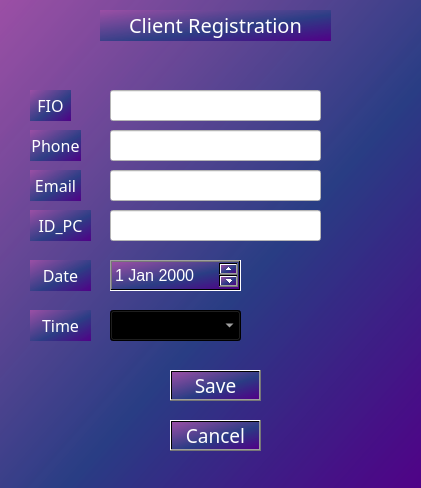
<?xml version="1.0" encoding="UTF-8"?>
<ui version="4.0">
 <class>Registerclien</class>
 <widget class="QWidget" name="Registerclien">
  <property name="geometry">
   <rect>
    <x>0</x>
    <y>0</y>
    <width>421</width>
    <height>488</height>
   </rect>
  </property>
  <property name="minimumSize">
   <size>
    <width>421</width>
    <height>488</height>
   </size>
  </property>
  <property name="maximumSize">
   <size>
    <width>421</width>
    <height>488</height>
   </size>
  </property>
  <property name="font">
   <font>
    <pointsize>12</pointsize>
   </font>
  </property>
  <property name="windowTitle">
   <string>Registerclient</string>
  </property>
  <property name="styleSheet">
   <string notr="true">background-color: qlineargradient(spread:pad, x1:1, y1:1, x2:0, y2:0, stop:0 rgba(81, 0, 135, 255), stop:0.427447 rgba(41, 61, 132, 235), stop:1 rgba(155, 79, 165, 255));</string>
  </property>
  <widget class="QLabel" name="label">
   <property name="geometry">
    <rect>
     <x>30</x>
     <y>90</y>
     <width>41</width>
     <height>31</height>
    </rect>
   </property>
   <property name="font">
    <font>
     <family>Rockwell</family>
     <pointsize>12</pointsize>
    </font>
   </property>
   <property name="text">
    <string>&lt;html&gt;&lt;head/&gt;&lt;body&gt;&lt;p align=&quot;center&quot;&gt;&lt;span style=&quot; color:#ffffff;&quot;&gt;FIO&lt;/span&gt;&lt;/p&gt;&lt;/body&gt;&lt;/html&gt;</string>
   </property>
  </widget>
  <widget class="QLabel" name="label_2">
   <property name="geometry">
    <rect>
     <x>30</x>
     <y>130</y>
     <width>51</width>
     <height>31</height>
    </rect>
   </property>
   <property name="font">
    <font>
     <family>Rockwell</family>
     <pointsize>12</pointsize>
    </font>
   </property>
   <property name="text">
    <string>&lt;html&gt;&lt;head/&gt;&lt;body&gt;&lt;p align=&quot;center&quot;&gt;&lt;span style=&quot; color:#ffffff;&quot;&gt;Phone&lt;/span&gt;&lt;/p&gt;&lt;/body&gt;&lt;/html&gt;</string>
   </property>
  </widget>
  <widget class="QLabel" name="label_3">
   <property name="geometry">
    <rect>
     <x>30</x>
     <y>170</y>
     <width>51</width>
     <height>31</height>
    </rect>
   </property>
   <property name="font">
    <font>
     <family>Rockwell</family>
     <pointsize>12</pointsize>
    </font>
   </property>
   <property name="text">
    <string>&lt;html&gt;&lt;head/&gt;&lt;body&gt;&lt;p align=&quot;center&quot;&gt;&lt;span style=&quot; color:#ffffff;&quot;&gt;Email&lt;/span&gt;&lt;/p&gt;&lt;/body&gt;&lt;/html&gt;</string>
   </property>
  </widget>
  <widget class="QLabel" name="label_6">
   <property name="geometry">
    <rect>
     <x>100</x>
     <y>10</y>
     <width>231</width>
     <height>31</height>
    </rect>
   </property>
   <property name="font">
    <font>
     <family>Rockwell</family>
     <pointsize>15</pointsize>
    </font>
   </property>
   <property name="styleSheet">
    <string notr="true"/>
   </property>
   <property name="text">
    <string>&lt;html&gt;&lt;head/&gt;&lt;body&gt;&lt;p align=&quot;center&quot;&gt;&lt;span style=&quot; color:#ffffff;&quot;&gt;Client Registration&lt;/span&gt;&lt;/p&gt;&lt;/body&gt;&lt;/html&gt;</string>
   </property>
  </widget>
  <widget class="QPushButton" name="pushButton">
   <property name="geometry">
    <rect>
     <x>170</x>
     <y>370</y>
     <width>91</width>
     <height>31</height>
    </rect>
   </property>
   <property name="font">
    <font>
     <family>Rockwell</family>
     <pointsize>14</pointsize>
    </font>
   </property>
   <property name="styleSheet">
    <string notr="true">color: rgb(255, 255, 255);
</string>
   </property>
   <property name="text">
    <string>Save</string>
   </property>
  </widget>
  <widget class="QPushButton" name="pushButton_2">
   <property name="geometry">
    <rect>
     <x>170</x>
     <y>420</y>
     <width>91</width>
     <height>31</height>
    </rect>
   </property>
   <property name="font">
    <font>
     <family>Rockwell</family>
     <pointsize>14</pointsize>
    </font>
   </property>
   <property name="styleSheet">
    <string notr="true">color: rgb(255, 255, 255);</string>
   </property>
   <property name="text">
    <string>Cancel</string>
   </property>
  </widget>
  <widget class="QLabel" name="label_7">
   <property name="geometry">
    <rect>
     <x>0</x>
     <y>0</y>
     <width>431</width>
     <height>491</height>
    </rect>
   </property>
   <property name="styleSheet">
    <string notr="true">background-image: url(:/pictures/картинки/df26c3111893819.600a2261192bf.png);
border-image: url(:/pictures/картинки/df26c3111893819.600a2261192bf.png);</string>
   </property>
   <property name="text">
    <string/>
   </property>
   <property name="pixmap">
    <pixmap>df26c3111893819.600a2261192bf.png</pixmap>
   </property>
   <property name="scaledContents">
    <bool>true</bool>
   </property>
  </widget>
  <widget class="QLineEdit" name="lineEdit_3">
   <property name="geometry">
    <rect>
     <x>110</x>
     <y>90</y>
     <width>211</width>
     <height>31</height>
    </rect>
   </property>
   <property name="font">
    <font>
     <pointsize>12</pointsize>
    </font>
   </property>
   <property name="styleSheet">
    <string notr="true">background-color: rgb(255, 255, 255);</string>
   </property>
   <property name="text">
    <string/>
   </property>
  </widget>
  <widget class="QLineEdit" name="lineEdit_4">
   <property name="geometry">
    <rect>
     <x>110</x>
     <y>130</y>
     <width>211</width>
     <height>31</height>
    </rect>
   </property>
   <property name="font">
    <font>
     <pointsize>12</pointsize>
    </font>
   </property>
   <property name="styleSheet">
    <string notr="true">background-color: rgb(255, 255, 255);</string>
   </property>
   <property name="text">
    <string/>
   </property>
  </widget>
  <widget class="QLineEdit" name="lineEdit_5">
   <property name="geometry">
    <rect>
     <x>110</x>
     <y>170</y>
     <width>211</width>
     <height>31</height>
    </rect>
   </property>
   <property name="font">
    <font>
     <pointsize>12</pointsize>
    </font>
   </property>
   <property name="styleSheet">
    <string notr="true">background-color: rgb(255, 255, 255);</string>
   </property>
   <property name="text">
    <string/>
   </property>
  </widget>
  <widget class="QLineEdit" name="lineEdit_6">
   <property name="geometry">
    <rect>
     <x>110</x>
     <y>210</y>
     <width>211</width>
     <height>31</height>
    </rect>
   </property>
   <property name="font">
    <font>
     <pointsize>12</pointsize>
    </font>
   </property>
   <property name="styleSheet">
    <string notr="true">background-color: rgb(255, 255, 255);</string>
   </property>
   <property name="text">
    <string/>
   </property>
  </widget>
  <widget class="QLabel" name="label_4">
   <property name="geometry">
    <rect>
     <x>30</x>
     <y>210</y>
     <width>61</width>
     <height>31</height>
    </rect>
   </property>
   <property name="font">
    <font>
     <family>Rockwell</family>
     <pointsize>12</pointsize>
    </font>
   </property>
   <property name="text">
    <string>&lt;html&gt;&lt;head/&gt;&lt;body&gt;&lt;p align=&quot;center&quot;&gt;&lt;span style=&quot; color:#ffffff;&quot;&gt;ID_PC&lt;/span&gt;&lt;/p&gt;&lt;/body&gt;&lt;/html&gt;</string>
   </property>
  </widget>
  <widget class="QDateEdit" name="dateEdit">
   <property name="geometry">
    <rect>
     <x>110</x>
     <y>260</y>
     <width>131</width>
     <height>31</height>
    </rect>
   </property>
   <property name="styleSheet">
    <string notr="true">color: rgb(255, 255, 255);</string>
   </property>
  </widget>
  <widget class="QComboBox" name="comboBox">
   <property name="geometry">
    <rect>
     <x>110</x>
     <y>310</y>
     <width>131</width>
     <height>31</height>
    </rect>
   </property>
   <property name="styleSheet">
    <string notr="true">color: rgb(255, 255, 255);
</string>
   </property>
  </widget>
  <widget class="QLabel" name="label_5">
   <property name="geometry">
    <rect>
     <x>30</x>
     <y>260</y>
     <width>61</width>
     <height>31</height>
    </rect>
   </property>
   <property name="font">
    <font>
     <family>Rockwell</family>
     <pointsize>12</pointsize>
    </font>
   </property>
   <property name="text">
    <string>&lt;html&gt;&lt;head/&gt;&lt;body&gt;&lt;p align=&quot;center&quot;&gt;&lt;span style=&quot; color:#ffffff;&quot;&gt;Date&lt;/span&gt;&lt;/p&gt;&lt;/body&gt;&lt;/html&gt;</string>
   </property>
  </widget>
  <widget class="QLabel" name="label_8">
   <property name="geometry">
    <rect>
     <x>30</x>
     <y>310</y>
     <width>61</width>
     <height>31</height>
    </rect>
   </property>
   <property name="font">
    <font>
     <family>Rockwell</family>
     <pointsize>12</pointsize>
    </font>
   </property>
   <property name="text">
    <string>&lt;html&gt;&lt;head/&gt;&lt;body&gt;&lt;p align=&quot;center&quot;&gt;&lt;span style=&quot; color:#ffffff;&quot;&gt;Time&lt;/span&gt;&lt;/p&gt;&lt;/body&gt;&lt;/html&gt;</string>
   </property>
  </widget>
  <zorder>label_7</zorder>
  <zorder>label</zorder>
  <zorder>label_2</zorder>
  <zorder>label_3</zorder>
  <zorder>label_6</zorder>
  <zorder>pushButton</zorder>
  <zorder>pushButton_2</zorder>
  <zorder>lineEdit_3</zorder>
  <zorder>lineEdit_4</zorder>
  <zorder>lineEdit_5</zorder>
  <zorder>lineEdit_6</zorder>
  <zorder>label_4</zorder>
  <zorder>dateEdit</zorder>
  <zorder>comboBox</zorder>
  <zorder>label_5</zorder>
  <zorder>label_8</zorder>
 </widget>
 <resources>
  <include location="картинки_рес.qrc"/>
 </resources>
 <connections/>
</ui>
